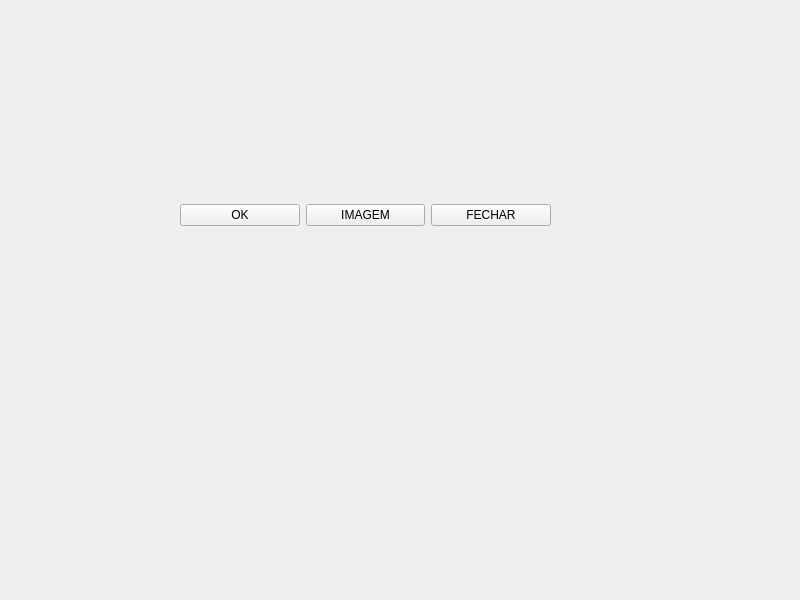
<?xml version="1.0" encoding="UTF-8"?>
<ui version="4.0">
 <class>Widget</class>
 <widget class="QWidget" name="Widget">
  <property name="geometry">
   <rect>
    <x>0</x>
    <y>0</y>
    <width>800</width>
    <height>600</height>
   </rect>
  </property>
  <property name="windowTitle">
   <string>Widget</string>
  </property>
  <widget class="QWidget" name="horizontalLayoutWidget">
   <property name="geometry">
    <rect>
     <x>180</x>
     <y>140</y>
     <width>371</width>
     <height>151</height>
    </rect>
   </property>
   <layout class="QHBoxLayout" name="horizontalLayout">
    <item>
     <widget class="QPushButton" name="pushButton_2">
      <property name="text">
       <string>OK</string>
      </property>
     </widget>
    </item>
    <item>
     <widget class="QPushButton" name="pushButton_3">
      <property name="text">
       <string>IMAGEM</string>
      </property>
     </widget>
    </item>
    <item>
     <widget class="QPushButton" name="pushButton">
      <property name="text">
       <string>FECHAR</string>
      </property>
     </widget>
    </item>
   </layout>
  </widget>
  <widget class="QLabel" name="label">
   <property name="geometry">
    <rect>
     <x>220</x>
     <y>10</y>
     <width>381</width>
     <height>131</height>
    </rect>
   </property>
   <property name="text">
    <string/>
   </property>
  </widget>
  <widget class="QLabel" name="label_1">
   <property name="geometry">
    <rect>
     <x>110</x>
     <y>-70</y>
     <width>471</width>
     <height>241</height>
    </rect>
   </property>
   <property name="text">
    <string/>
   </property>
  </widget>
  <zorder>label_1</zorder>
  <zorder>label</zorder>
  <zorder>horizontalLayoutWidget</zorder>
 </widget>
 <resources/>
 <connections/>
</ui>
